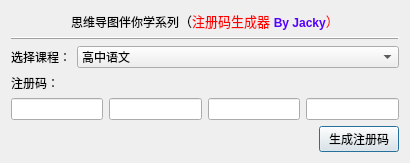
<?xml version="1.0" encoding="UTF-8"?>
<ui version="4.0">
 <class>Dialog</class>
 <widget class="QDialog" name="Dialog">
  <property name="geometry">
   <rect>
    <x>0</x>
    <y>0</y>
    <width>410</width>
    <height>159</height>
   </rect>
  </property>
  <property name="windowTitle">
   <string>汉唐时代教育</string>
  </property>
  <layout class="QVBoxLayout" name="verticalLayout">
   <item>
    <widget class="QLabel" name="label_2">
     <property name="text">
      <string>&lt;html&gt;&lt;head/&gt;&lt;body&gt;&lt;p&gt;思维导图伴你学系列&lt;span style=&quot; font-size:10pt;&quot;&gt;（&lt;/span&gt;&lt;span style=&quot; font-size:10pt; color:#ff0000;&quot;&gt;注册码生成器 &lt;/span&gt;&lt;span style=&quot; font-weight:600; color:#5500ff;&quot;&gt;By Jacky&lt;/span&gt;&lt;span style=&quot; font-size:10pt; color:#ff0000;&quot;&gt;）&lt;/span&gt;&lt;/p&gt;&lt;/body&gt;&lt;/html&gt;</string>
     </property>
     <property name="alignment">
      <set>Qt::AlignCenter</set>
     </property>
    </widget>
   </item>
   <item>
    <widget class="QFrame" name="frame">
     <property name="frameShape">
      <enum>QFrame::HLine</enum>
     </property>
     <property name="frameShadow">
      <enum>QFrame::Raised</enum>
     </property>
    </widget>
   </item>
   <item>
    <layout class="QHBoxLayout" name="horizontalLayout" stretch="0,1">
     <item>
      <widget class="QLabel" name="label_3">
       <property name="text">
        <string>选择课程：</string>
       </property>
      </widget>
     </item>
     <item>
      <widget class="QComboBox" name="comboBox">
       <item>
        <property name="text">
         <string>高中语文</string>
        </property>
       </item>
       <item>
        <property name="text">
         <string>高中数学</string>
        </property>
       </item>
       <item>
        <property name="text">
         <string>高中英语</string>
        </property>
       </item>
       <item>
        <property name="text">
         <string>高中物理</string>
        </property>
       </item>
       <item>
        <property name="text">
         <string>高中化学</string>
        </property>
       </item>
       <item>
        <property name="text">
         <string>高中生物</string>
        </property>
       </item>
       <item>
        <property name="text">
         <string>高中政治</string>
        </property>
       </item>
       <item>
        <property name="text">
         <string>高中历史</string>
        </property>
       </item>
       <item>
        <property name="text">
         <string>高中地理</string>
        </property>
       </item>
      </widget>
     </item>
    </layout>
   </item>
   <item>
    <widget class="QLabel" name="label">
     <property name="text">
      <string>注册码：</string>
     </property>
    </widget>
   </item>
   <item>
    <layout class="QHBoxLayout" name="horizontalLayout_2">
     <item>
      <widget class="QLineEdit" name="edSN1"/>
     </item>
     <item>
      <widget class="QLineEdit" name="edSN2"/>
     </item>
     <item>
      <widget class="QLineEdit" name="edSN3"/>
     </item>
     <item>
      <widget class="QLineEdit" name="edSN4"/>
     </item>
    </layout>
   </item>
   <item>
    <layout class="QHBoxLayout" name="horizontalLayout_3">
     <item>
      <spacer name="horizontalSpacer">
       <property name="orientation">
        <enum>Qt::Horizontal</enum>
       </property>
       <property name="sizeHint" stdset="0">
        <size>
         <width>40</width>
         <height>20</height>
        </size>
       </property>
      </spacer>
     </item>
     <item>
      <widget class="QPushButton" name="btnGenerate">
       <property name="text">
        <string>生成注册码</string>
       </property>
      </widget>
     </item>
    </layout>
   </item>
  </layout>
 </widget>
 <resources/>
 <connections/>
</ui>
